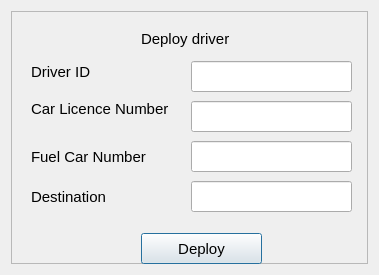
<?xml version="1.0" encoding="UTF-8"?>
<ui version="4.0">
 <class>otherdeploy</class>
 <widget class="QDialog" name="otherdeploy">
  <property name="geometry">
   <rect>
    <x>0</x>
    <y>0</y>
    <width>379</width>
    <height>275</height>
   </rect>
  </property>
  <property name="windowTitle">
   <string>Deploy Driver</string>
  </property>
  <property name="autoFillBackground">
   <bool>true</bool>
  </property>
  <property name="styleSheet">
   <string notr="true">QLabel{
font-size:15px;
}
QLineEdit{
font-size:15px; 
}
QPushButton{
font-size:15px;
}</string>
  </property>
  <layout class="QHBoxLayout" name="horizontalLayout">
   <item>
    <widget class="QFrame" name="frame">
     <property name="frameShape">
      <enum>QFrame::StyledPanel</enum>
     </property>
     <property name="frameShadow">
      <enum>QFrame::Raised</enum>
     </property>
     <widget class="QLabel" name="label">
      <property name="geometry">
       <rect>
        <x>20</x>
        <y>50</y>
        <width>91</width>
        <height>21</height>
       </rect>
      </property>
      <property name="text">
       <string>Driver ID</string>
      </property>
     </widget>
     <widget class="QLabel" name="label_2">
      <property name="geometry">
       <rect>
        <x>20</x>
        <y>90</y>
        <width>141</width>
        <height>16</height>
       </rect>
      </property>
      <property name="text">
       <string>Car Licence Number</string>
      </property>
     </widget>
     <widget class="QLabel" name="label_3">
      <property name="geometry">
       <rect>
        <x>20</x>
        <y>130</y>
        <width>141</width>
        <height>31</height>
       </rect>
      </property>
      <property name="text">
       <string>Fuel Car Number</string>
      </property>
     </widget>
     <widget class="QLineEdit" name="otherdriver">
      <property name="geometry">
       <rect>
        <x>180</x>
        <y>50</y>
        <width>161</width>
        <height>31</height>
       </rect>
      </property>
     </widget>
     <widget class="QLabel" name="label_4">
      <property name="geometry">
       <rect>
        <x>20</x>
        <y>170</y>
        <width>131</width>
        <height>31</height>
       </rect>
      </property>
      <property name="text">
       <string>Destination</string>
      </property>
     </widget>
     <widget class="QLineEdit" name="ontherlicence">
      <property name="geometry">
       <rect>
        <x>180</x>
        <y>90</y>
        <width>161</width>
        <height>31</height>
       </rect>
      </property>
     </widget>
     <widget class="QLineEdit" name="otherfuel">
      <property name="geometry">
       <rect>
        <x>180</x>
        <y>130</y>
        <width>161</width>
        <height>31</height>
       </rect>
      </property>
     </widget>
     <widget class="QLineEdit" name="otherdestination">
      <property name="geometry">
       <rect>
        <x>180</x>
        <y>170</y>
        <width>161</width>
        <height>31</height>
       </rect>
      </property>
     </widget>
     <widget class="QPushButton" name="deployother">
      <property name="geometry">
       <rect>
        <x>130</x>
        <y>222</y>
        <width>121</width>
        <height>31</height>
       </rect>
      </property>
      <property name="text">
       <string>Deploy</string>
      </property>
     </widget>
     <widget class="QLabel" name="label_5">
      <property name="geometry">
       <rect>
        <x>130</x>
        <y>20</y>
        <width>121</width>
        <height>16</height>
       </rect>
      </property>
      <property name="text">
       <string>Deploy driver</string>
      </property>
     </widget>
    </widget>
   </item>
  </layout>
 </widget>
 <resources/>
 <connections/>
</ui>
